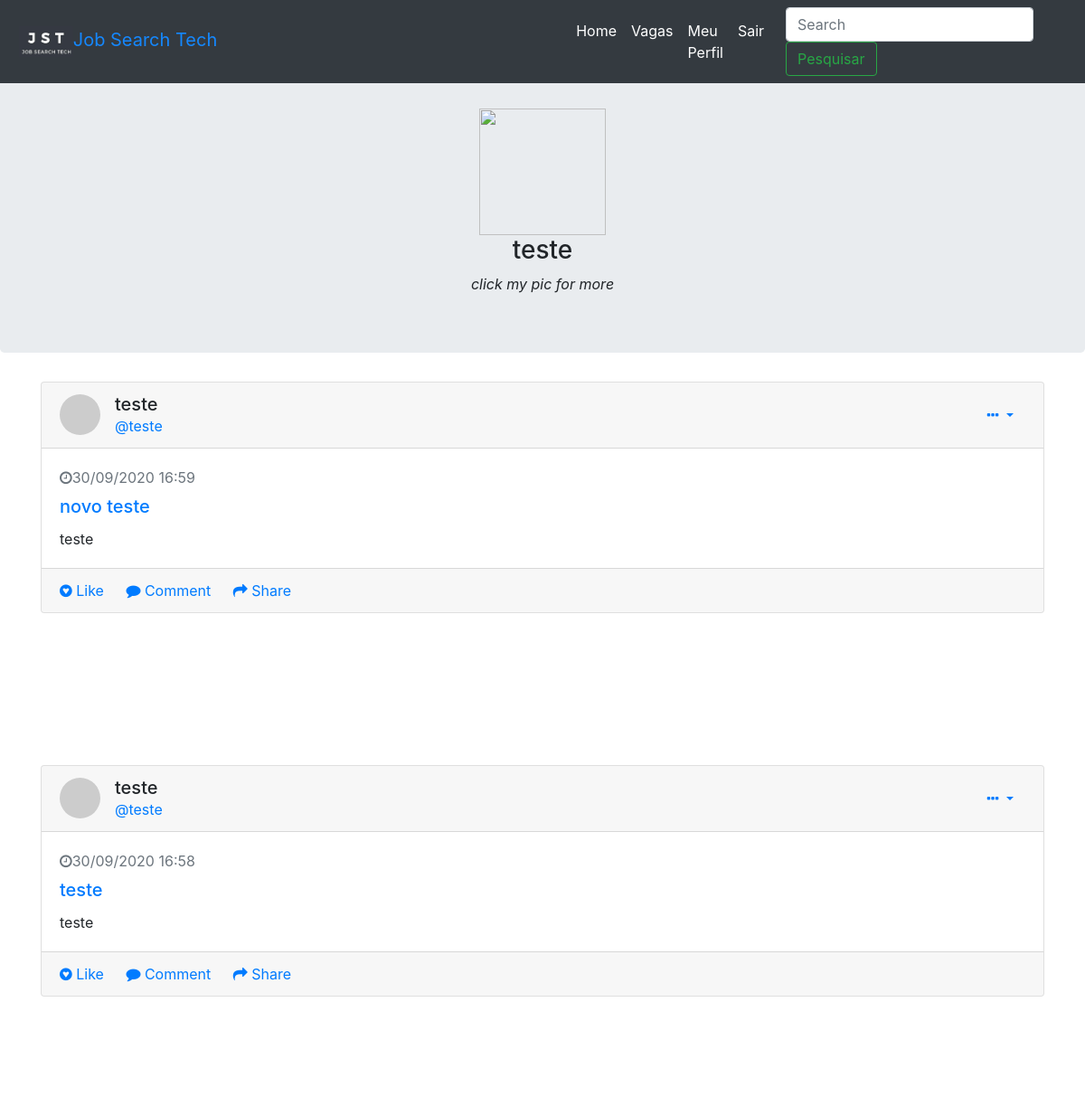
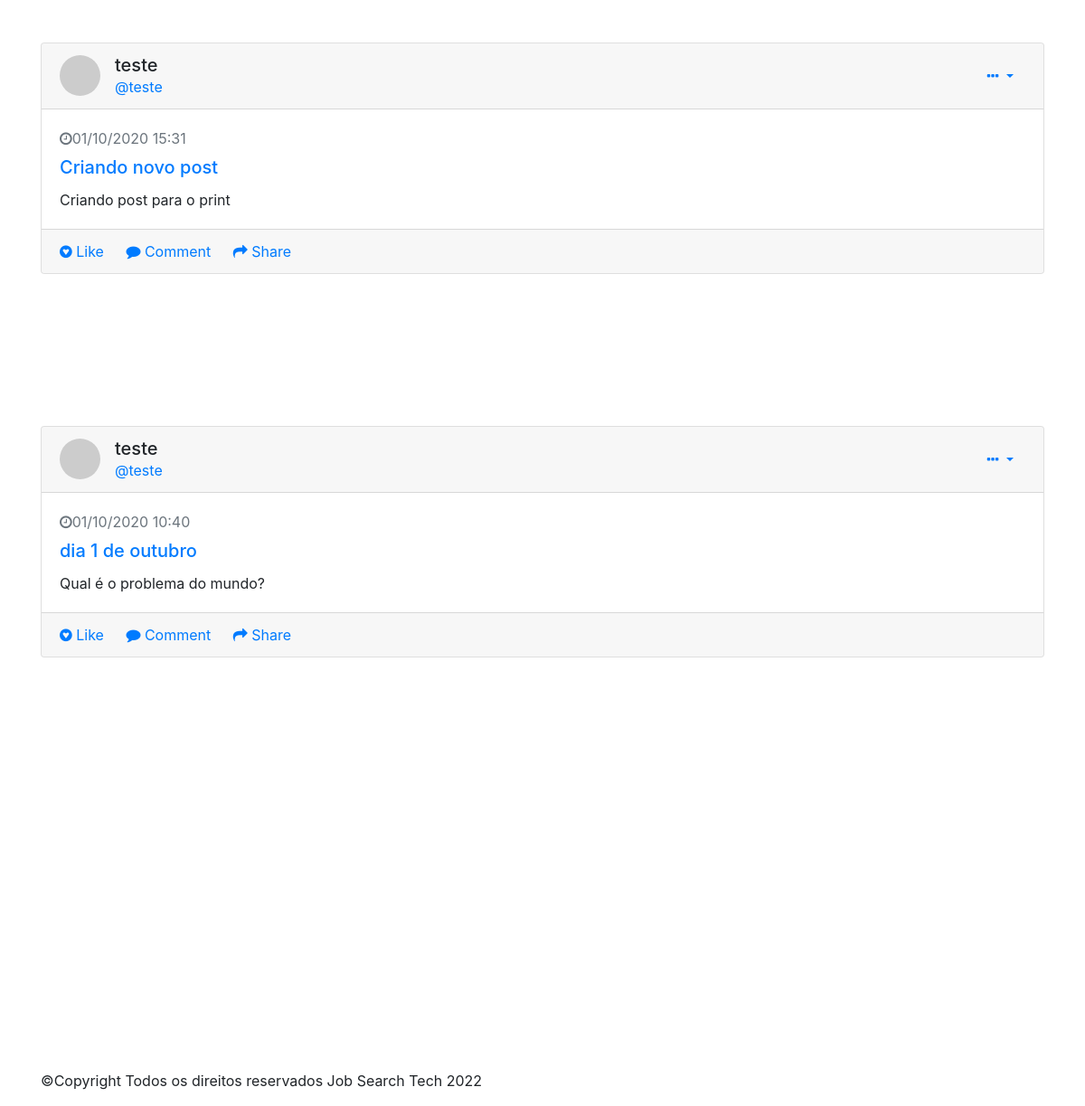
The page /profile/1/ (signed in) on the database its author committed (2 pictures, top to bottom).
### app/models/tables.py (models this page shows, shortened)
class User(db.Model):
    __tablename__ = "users"
    id = db.Column(db.Integer, primary_key=True)
    username = db.Column(db.String, unique=True)
    password = db.Column(db.String)
    name = db.Column(db.String)
    about = db.Column(db.Text)
    pic = db.Column(db.String)
    email = db.Column(db.String, unique=True)
    @property
    def is_authenticated(self):
        return True

class Post(db.Model):
    __tablename__ = "posts"
    id = db.Column(db.Integer, primary_key=True)
    content = db.Column(db.Text)
    vaga = db.Column(db.String)
    salario = db.Column(db.String)
    contato = db.Column(db.String)
    title = db.Column(db.String)
    date = db.Column(db.String)
    user = db.Column(db.String)
    nick = db.Column(db.String)
    user_id = db.Column(db.Integer)

### app/controllers/default.py (the view)
@app.route('/profile/<int:id>/')
def profile(id):
    if current_user.id == id:
        return redirect(url_for("my_profile"))
    else:
        posts = Post.query.filter_by(user_id=id).order_by(Post.date.desc()).all()
        user = User.query.filter_by(id=id).first()
        try:
            print(user.id)
            if user.id != False:
                print('pagina do perfil ' + str(id))
                return render_template('profile.html', posts=posts, profile=user)
        except:
            return redirect(url_for("my_profile"))

### app/controllers/default.py (called while the page is built)
@lm.user_loader
def load_user(id):
    return User.query.filter_by(id=id).first()

### app/templates/profile.html (shortened to what this page needs)
{% extends 'base.html' %}
{% block topview %}
<div class="container">
    <div class="span3 well">
        <center>
        <a href="#aboutModal" data-toggle="modal" data-target="#myModal"><img src="{{profile_pic}}" name="aboutme" width="140" height="140" class="img-circle"></a>
        <h3>{{ profile.name }}</h3>
        <em>click my pic for more</em>
		</center>
    </div>
</div>
{% endblock %}
{% block content %}
{% for post in posts%}
 <div class="card gedf-card">
    <div class="card-header">
        <div class="d-flex justify-content-between align-items-center">
            <div class="d-flex justify-content-between align-items-center">
                <div class="mr-2">
                    <img class="rounded-circle" width="45" src="https://picsum.photos/200/200" alt="">
                </div>
                <div class="ml-2">
                    <div class="h5 m-0">{{ post.nick }}</div>
                    <div class="h7 text-muted"><a href="/profile/{{ post.user_id }}">@{{ post.user }}</a></div>
                </div>
            </div>
            <div>
                <div class="dropdown">
                    <button class="btn btn-link dropdown-toggle" type="button" id="gedf-drop1" data-toggle="dropdown" aria-haspopup="true" aria-expanded="false">
                        <i class="fa fa-ellipsis-h"></i>
                    </button>
                </div>
            </div>
        </div>
    </div>
    <div class="card-body">
        <div class="text-muted h7 mb-2"> <i class="fa fa-clock-o"></i>{{ post.date }}</div>
        <a class="card-link" href="#">
            <h5 class="card-title">{{ post.title }}</h5>
        </a>
        <p class="card-text">
          {{ post.content }}
        </p>
    </div>
    <div class="card-footer">
        <a href="#" class="card-link"><i class="fa fa-gittip"></i> Like</a>
        <a href="#" class="card-link"><i class="fa fa-comment"></i> Comment</a>
        <a href="#" class="card-link"><i class="fa fa-mail-forward"></i> Share</a>
    </div>
  </div>
  <br><br><br><br><br><br><br>
{% endfor %}
{% endblock %}

### app/static/css/jumbotron.css (style rules this page uses)
body { padding-top: 3.5rem; }

### rows shown on the page
User: name "teste"
Post: nick "teste", user "teste", date "30/09/2020 16:59", title "novo teste", content "teste"
Post: nick "teste", user "teste", date "30/09/2020 16:58", title "teste", content "teste"
Post: nick "teste", user "teste", date "01/10/2020 15:31", title "Criando novo post", content "Criando post para o print"
Post: nick "teste", user "teste", date "01/10/2020 10:40", title "dia 1 de outubro", content "Qual é o problema do mundo?"
